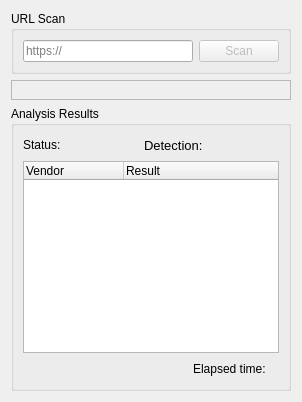
                     <widget class="QWidget" name="page_urlScan">
                      <layout class="QVBoxLayout" name="verticalLayout_18">
                       <item>
                        <widget class="QGroupBox" name="groupBox_2">
                         <property name="title">
                          <string>URL Scan</string>
                         </property>
                         <layout class="QHBoxLayout" name="horizontalLayout_9">
                          <item>
                           <widget class="QLineEdit" name="input_url">
                            <property name="placeholderText">
                             <string>https://</string>
                            </property>
                           </widget>
                          </item>
                          <item>
                           <widget class="QPushButton" name="btn_UrlScan">
                            <property name="enabled">
                             <bool>false</bool>
                            </property>
                            <property name="text">
                             <string>Scan</string>
                            </property>
                           </widget>
                          </item>
                         </layout>
                        </widget>
                       </item>
                       <item>
                        <widget class="QFrame" name="frame_3">
                         <property name="frameShape">
                          <enum>QFrame::StyledPanel</enum>
                         </property>
                         <property name="frameShadow">
                          <enum>QFrame::Raised</enum>
                         </property>
                         <layout class="QVBoxLayout" name="verticalLayout_19"/>
                        </widget>
                       </item>
                       <item>
                        <widget class="QGroupBox" name="groupBox_urlScanResult">
                         <property name="title">
                          <string>Analysis Results</string>
                         </property>
                         <layout class="QVBoxLayout" name="verticalLayout_23">
                          <item>
                           <layout class="QHBoxLayout" name="horizontalLayout_10">
                            <item>
                             <widget class="QLabel" name="label_6">
                              <property name="text">
                               <string>Status:</string>
                              </property>
                             </widget>
                            </item>
                            <item>
                             <widget class="QLabel" name="label_urlScanStatus">
                              <property name="text">
                               <string/>
                              </property>
                             </widget>
                            </item>
                            <item>
                             <spacer name="horizontalSpacer_5">
                              <property name="orientation">
                               <enum>Qt::Horizontal</enum>
                              </property>
                              <property name="sizeHint" stdset="0">
                               <size>
                                <width>40</width>
                                <height>20</height>
                               </size>
                              </property>
                             </spacer>
                            </item>
                            <item>
                             <widget class="QLabel" name="label_7">
                              <property name="font">
                               <font>
                                <family>Segoe UI</family>
                                <pointsize>10</pointsize>
                                <weight>50</weight>
                                <italic>false</italic>
                                <bold>false</bold>
                               </font>
                              </property>
                              <property name="text">
                               <string>Detection:</string>
                              </property>
                             </widget>
                            </item>
                            <item>
                             <widget class="QLabel" name="label_urlScanDetection">
                              <property name="text">
                               <string/>
                              </property>
                             </widget>
                            </item>
                            <item>
                             <spacer name="horizontalSpacer_6">
                              <property name="orientation">
                               <enum>Qt::Horizontal</enum>
                              </property>
                              <property name="sizeHint" stdset="0">
                               <size>
                                <width>40</width>
                                <height>20</height>
                               </size>
                              </property>
                             </spacer>
                            </item>
                           </layout>
                          </item>
                          <item>
                           <widget class="QTreeWidget" name="tbl_urlScanResult">
                            <property name="alternatingRowColors">
                             <bool>true</bool>
                            </property>
                            <column>
                             <property name="text">
                              <string>Vendor</string>
                             </property>
                            </column>
                            <column>
                             <property name="text">
                              <string>Result</string>
                             </property>
                            </column>
                           </widget>
                          </item>
                          <item>
                           <layout class="QHBoxLayout" name="horizontalLayout_11">
                            <item>
                             <spacer name="horizontalSpacer_7">
                              <property name="orientation">
                               <enum>Qt::Horizontal</enum>
                              </property>
                              <property name="sizeHint" stdset="0">
                               <size>
                                <width>40</width>
                                <height>20</height>
                               </size>
                              </property>
                             </spacer>
                            </item>
                            <item>
                             <widget class="QLabel" name="label_3">
                              <property name="text">
                               <string>Elapsed time:</string>
                              </property>
                             </widget>
                            </item>
                            <item>
                             <widget class="QLabel" name="label_urlScanElapsedTime">
                              <property name="text">
                               <string/>
                              </property>
                             </widget>
                            </item>
                           </layout>
                          </item>
                         </layout>
                        </widget>
                       </item>
                      </layout>
                     </widget>
